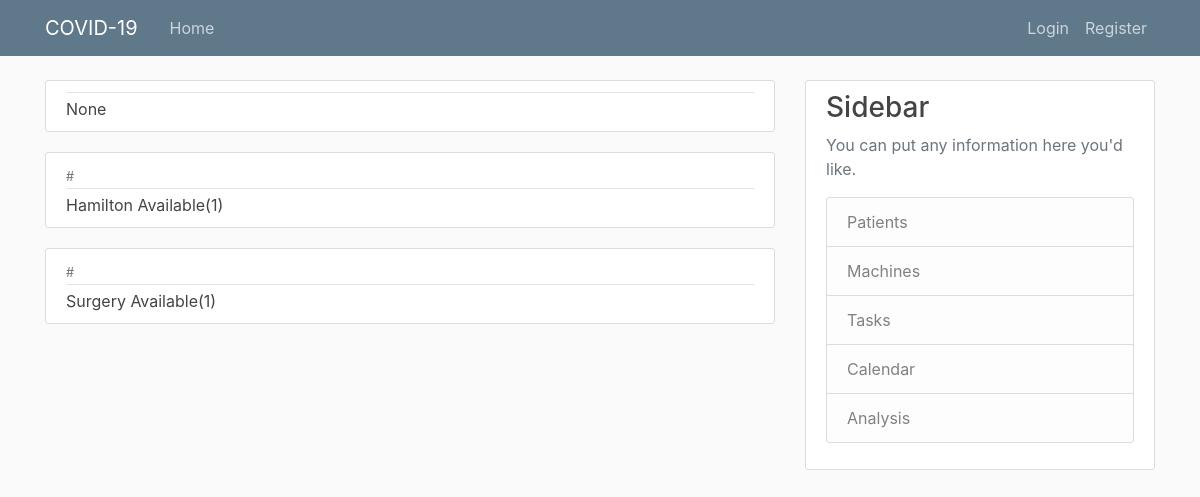
Screenshot of /manager/patient/1/machinetype/ with the database file from the repository.
### manager/models.py (models this page shows)
class MachineType(models.Model):
    name = models.CharField(max_length=100)
    description = models.TextField(blank=True)
    def __str__(self):
    	return self.name

### manager/views.py (the view)
# urls.py: path('patient/<int:pk>/machinetype/', views.patient_machinetype, name='patient-machinetype'),
def patient_machinetype(request, pk):
    try:
        patient = Patient.objects.get(pk=pk)
    except Patient.DoesNotExist:
        raise Http404("Patient not found")
    machines = Machine.objects.all()
    machinetypes = MachineType.objects.all()
    machinetypes_count = {machinetype.pk:0 for machinetype in machinetypes}
    for machine in machines:
        if machine.patient_pk == 0:
            machinetypes_count[machine.model.pk] += 1
    machinetypes_count = [machinetypes_count[machinetype.pk] for machinetype in machinetypes]
    machinetypes_plus = [{'machinetype': machinetype, 'count':count} for machinetype, count in zip(machinetypes, machinetypes_count)]
    return render(request, 'patient_machinetype.html', {'pk': pk, 'machinetypes_plus': machinetypes_plus})

### manager/templates/patient_machinetype.html (shortened to what this page needs)
{% extends "base.html" %}
{% block content %}
<article class="media content-section">
	<div class="media-body">
		<div class="article-metadata">
		</div>
		<a class="article-title" href="{% url 'patient-assign' pk 0 %}">None</a>
	</div>
</article>
{% for machinetype_p in machinetypes_plus %}
		<article class="media content-section">
			<div class="media-body">
				<div class="article-metadata">
					<small class="text-muted">#</small>
				</div>
				<a class="article-title" href="{% url 'patient-machine' pk machinetype_p.machinetype.pk %}">{{ machinetype_p.machinetype }} Available({{machinetype_p.count}})</a>
			</div>
		</article>
{% endfor %}
{% endblock content %}

### manager/static/main.css (style rules this page uses)
body { background: #fafafa; color: #333333; margin-top: 5rem; }
.content-section { background: #ffffff; padding: 10px 20px; border: 1px solid #dddddd; border-radius: 3px; margin-bottom: 20px; }
.article-title { color: #444444; }
.article-metadata { padding-bottom: 1px; margin-bottom: 4px; border-bottom: 1px solid #e3e3e3 }

### rows the page displays
MachineType: machinetype "Hamilton", count "1"
MachineType: machinetype "Surgery", count "1"
